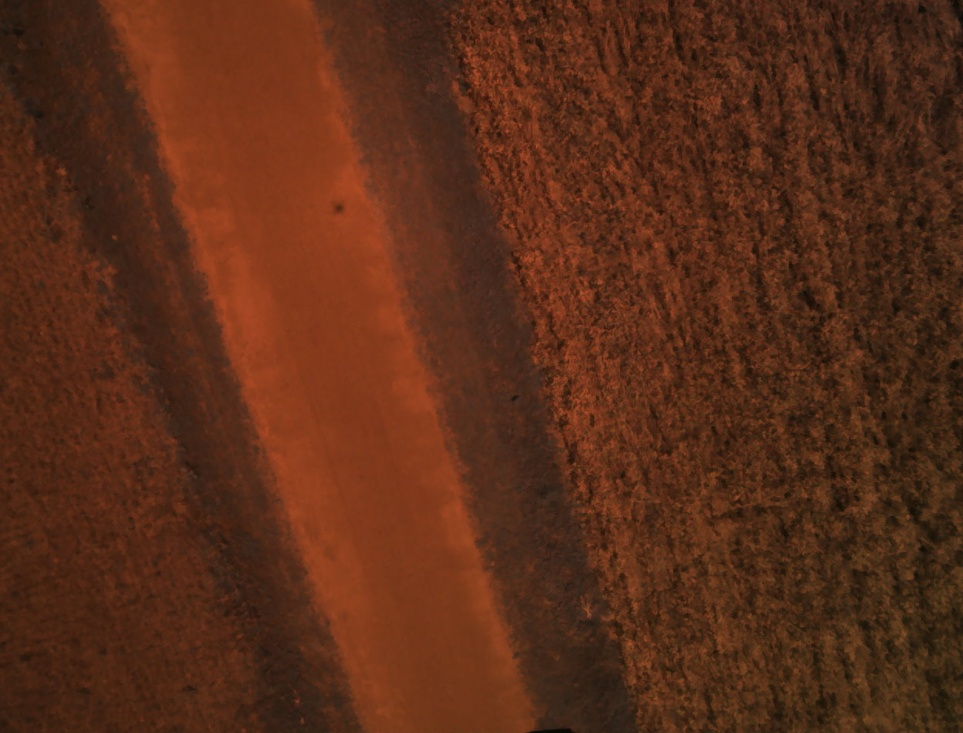
#> input picture images/uploads/01af7a6693088d-FW00001.jpg, 963 x 733 px, shrunk from 1248 x 950 before the run
$ python NDVIextraction.py 01af7a6693088d-FW00001.jpg   (older library calls are emulated)
#> lines starting #> are read from the running program, lines starting #| are printed output that depends on the picture; after the words box and inside, x2 and y2 are one past the last pixel; in counts of white or black regions, pixels touching at a corner belong together
# -*- coding: utf-8 -*-
"""
Created on Sat May 11 16:43:30 2019

@author: Sohaib
"""
import sys
from PIL import Image
import numpy as np
import scipy.misc

def load_image( infilename ) :
#> called with infilename = '01af7a6693088d-FW00001.jpg'
    img = Image.open( infilename )
#> img is the input picture: PIL image 963x733 RGB; mean R, G, B 89.9, 45.2, 24.6
    img.load()
    data = np.array( img)
    return data

print(sys.argv)

imgdata = load_image(sys.argv[1])

#Extracting ndvi
ndvi1 = 1.236*imgdata[:,:, 2] - 0.188*imgdata[:,:, 0]
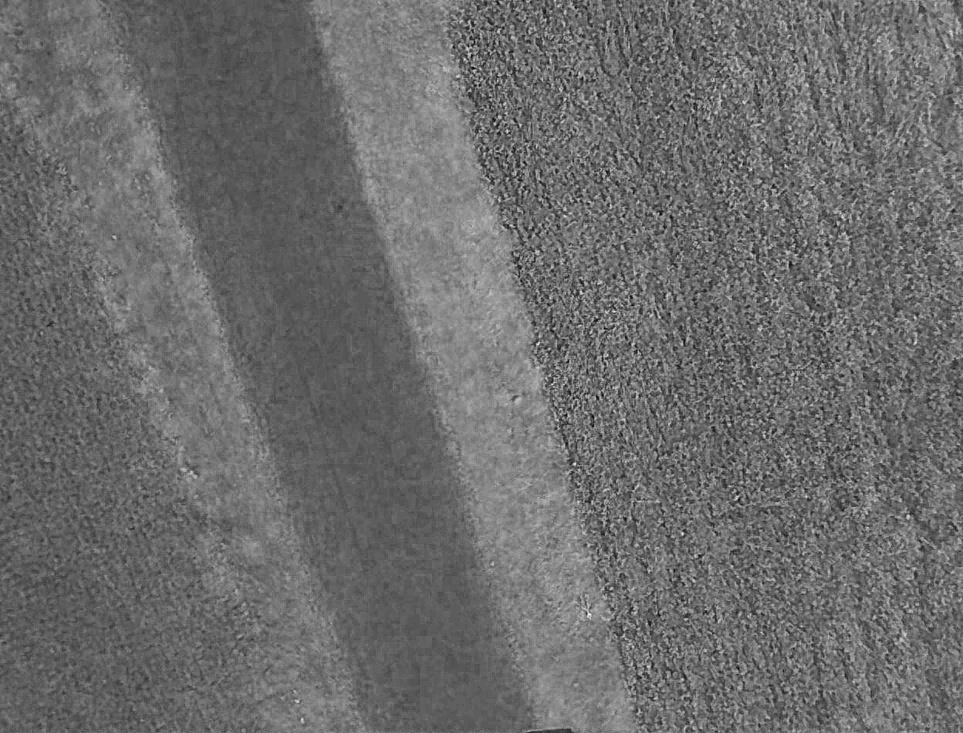
#> ndvi1: shape (733, 963) float64; min -14.07, max 50.69, mean 13.5; drawn with min black and max white
ndvi2 = 1.000*imgdata[:,:, 2] + 0.044*imgdata[:,:, 0]
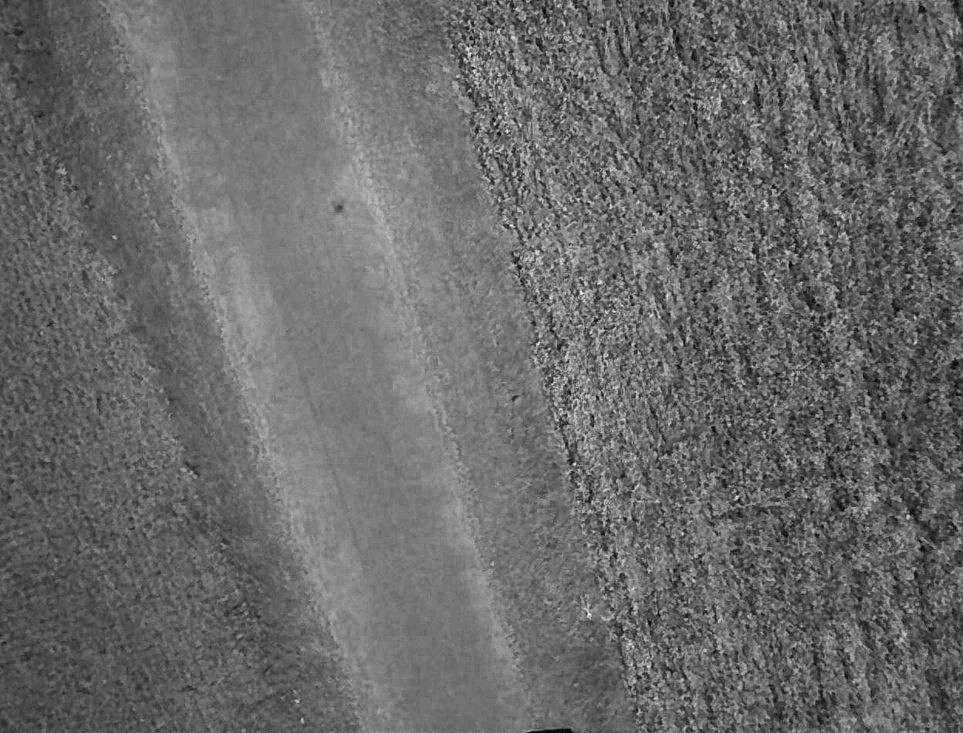
#> ndvi2: shape (733, 963) float64; min 0.308, max 68.07, mean 28.5; drawn with min black and max white
ndvi = ndvi1/ndvi2
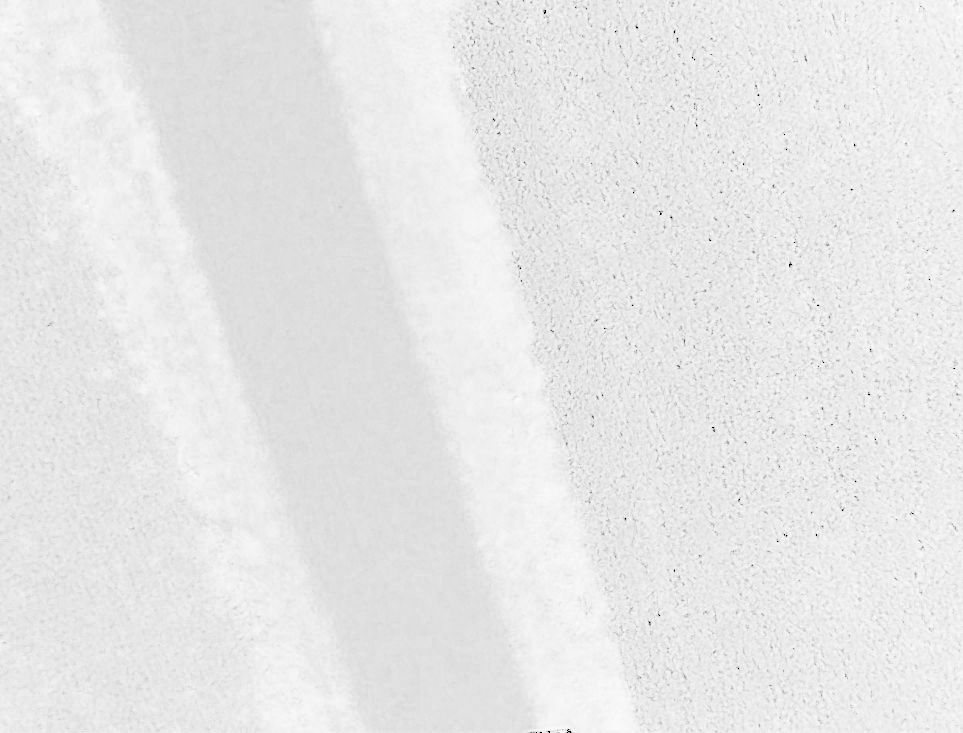
#> ndvi: shape (733, 963) float64; min -4.27, max 0.941, mean 0.464; drawn with min black and max white
#print(ndvi.shape)

#removing negative values
ndviF=ndvi
for x in range(ndviF.shape[0]):
  for y in range(ndviF.shape[1]):
    if (ndviF[x,y]<0):
      ndviF[x,y] = 0
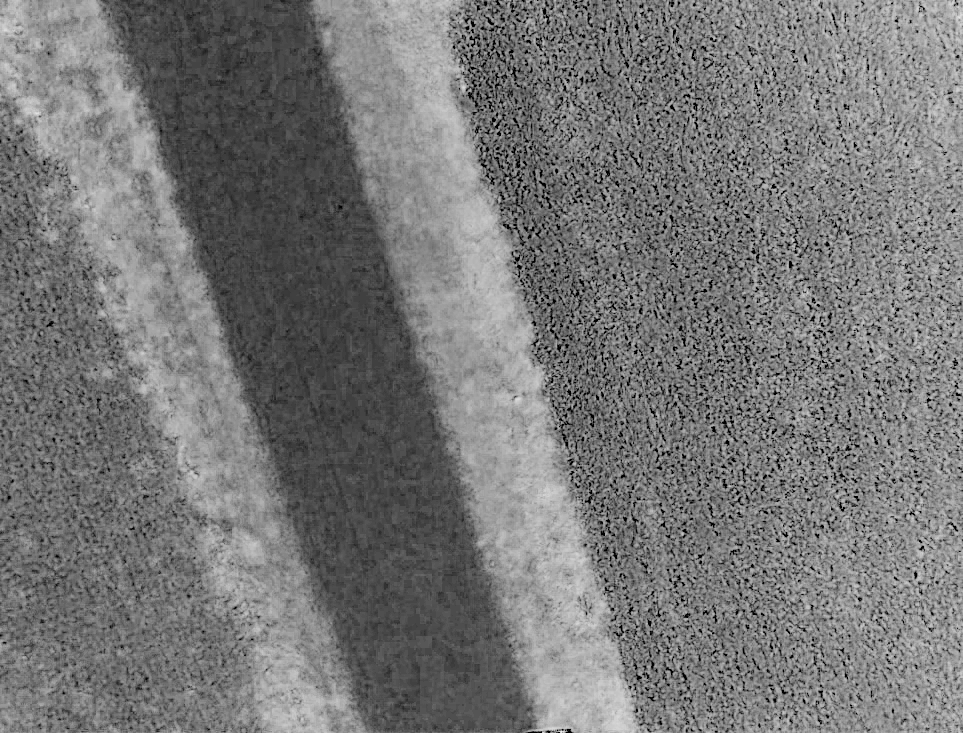
#> ndviF: shape (733, 963) float64; 0.84% of pixels changed, all inside (x1, y1, x2, y2) = (0, 0, 963, 733)
    # [9 lines of commented-out code are left out]
imgColor = np.zeros((ndvi.shape[0],ndvi.shape[1],3))
for x in range(ndvi.shape[0]):
  for y in range(ndvi.shape[1]):
    if (ndvi[x,y]<0.5):
      imgColor[x,y]=[255,255*ndvi[x,y]*2,0]
    else:
      imgColor[x,y]=[255*(2-ndvi[x,y]*2),255,0]
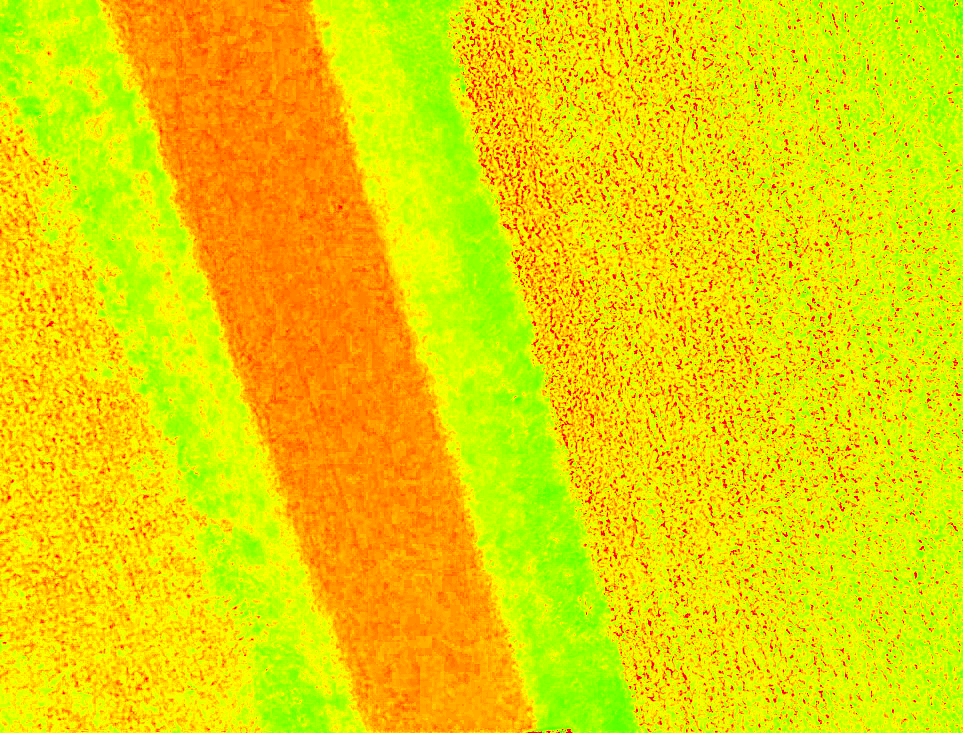
#> imgColor: shape (733, 963, 3) float64; mean of channels 0, 1, 2 230.6, 213.8, 0; drawn as R, G, B


scipy.misc.imsave(sys.argv[1].split('.')[0]+'NDVI.jpg', imgColor)

print("Successful")

$ run again, on images/uploads/JanuaryOptical.jpg
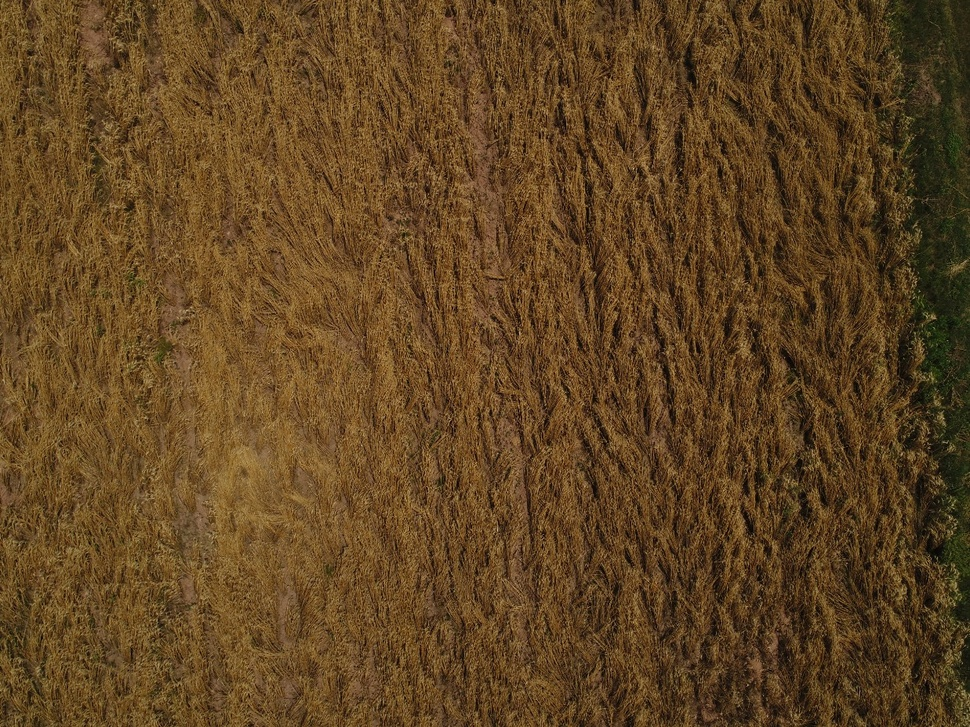
#> input picture images/uploads/JanuaryOptical.jpg, 970 x 727 px, shrunk from 1237 x 927 before the run
#> in load_image, img is the input picture: PIL image 970x727 RGB; mean R, G, B 96.9, 69.1, 34.9
#> after the loop `for x in range(ndviF.shape[0]):`:
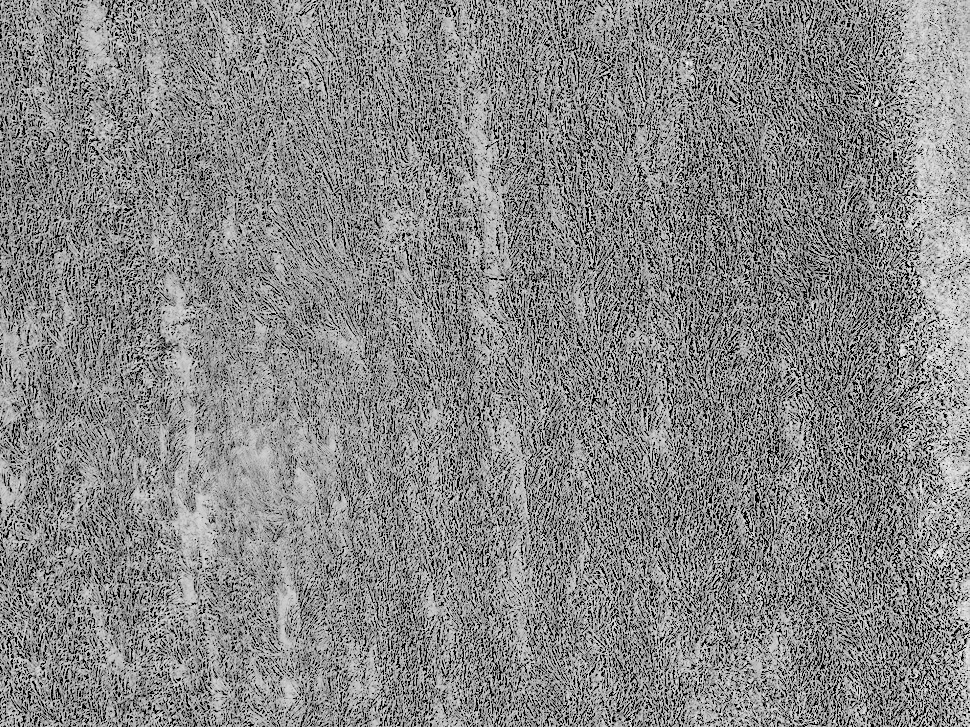
#> ndviF: shape (727, 970) float64; min 0, max 1.02, mean 0.539; drawn with min black and max white
#> after the loop `for x in range(ndvi.shape[0]):`:
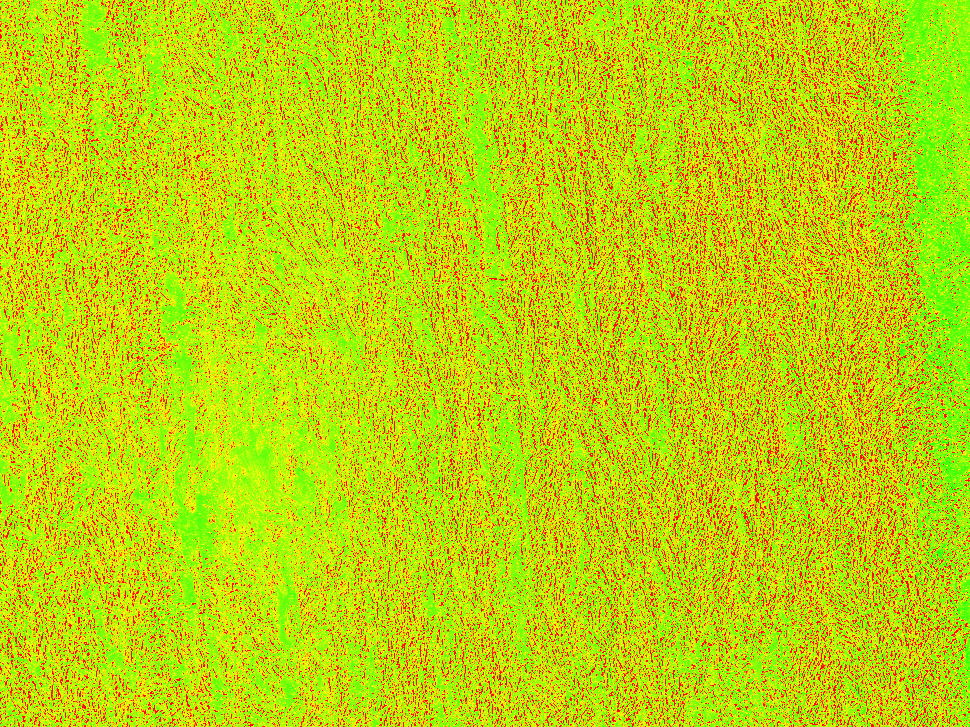
#> imgColor: shape (727, 970, 3) float64; mean of channels 0, 1, 2 188.2, 208.2, 0; drawn with min black and max white
